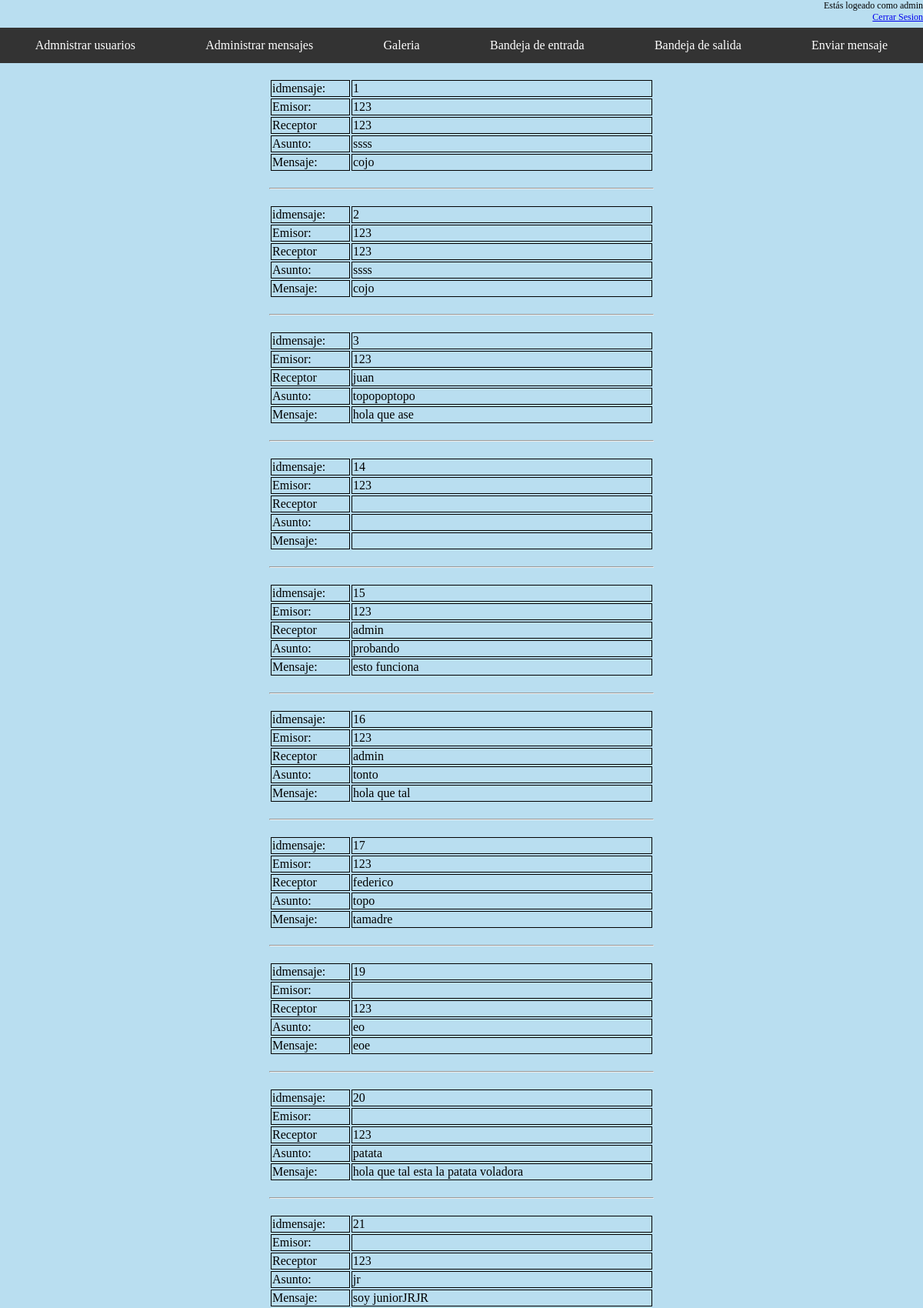
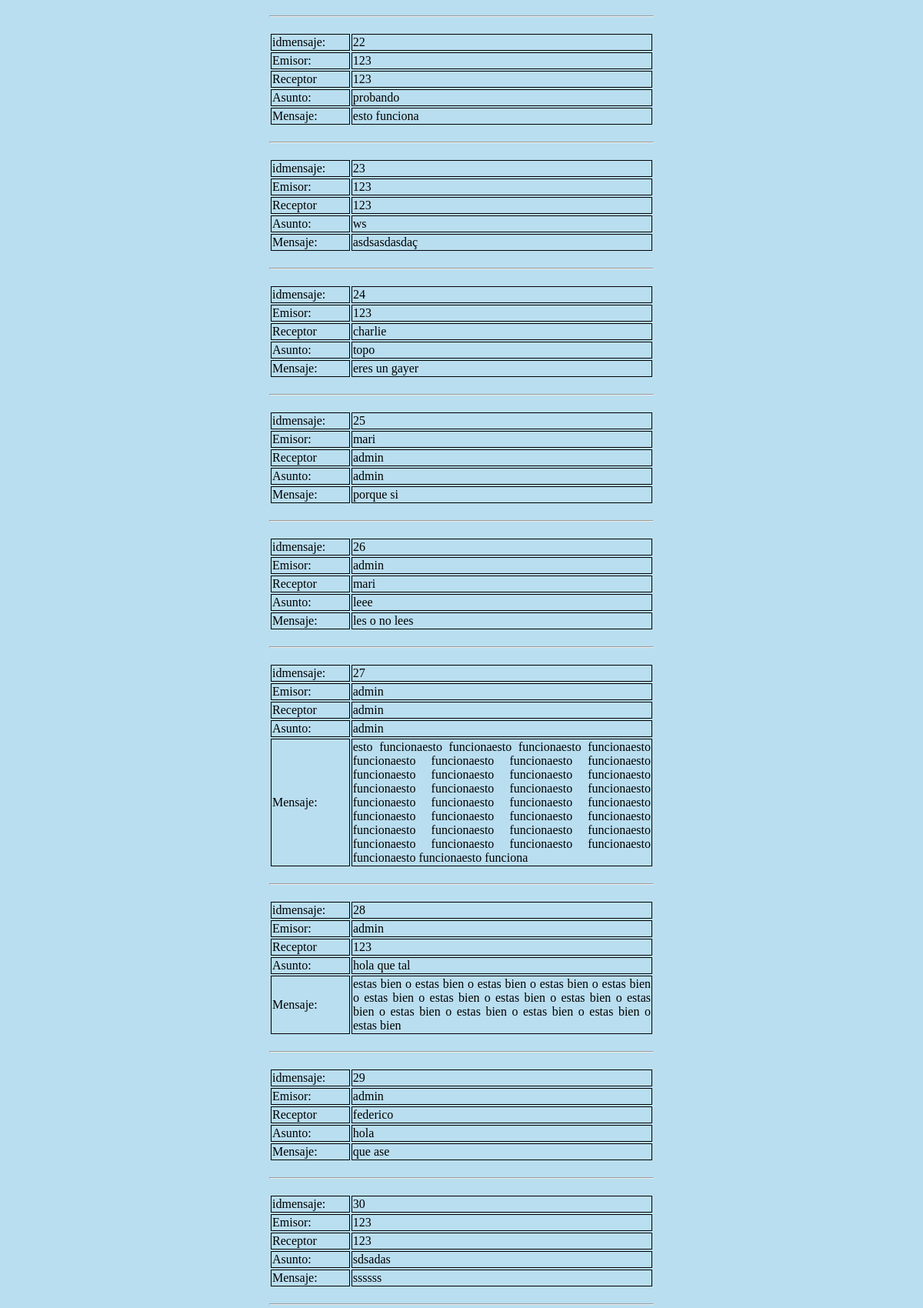
Screenshot of /PhpProyectoDaw2/View/mensajeBD.php (signed in, upper part) with the database file from the repository (2 pictures, top to bottom).
### tables this page shows
CREATE TABLE `mensaje` (
  `idmensaje` int(100) NOT NULL,
  `emisor` varchar(90) NOT NULL,
  `receptor` varchar(90) NOT NULL,
  `asunto` varchar(50) NOT NULL,
  `mensajes` blob NOT NULL,
  `estado` int(1) NOT NULL
);

### PhpProyectoDaw2/View/mensajeBD.php (the view, shortened to what this page needs)
<?php
$conexion = ProyectoDB::connectDB();
$consulta = $conexion->query("SELECT * FROM mensaje where 1");
?>
<!DOCTYPE html>
<html lang="es">
  <head>
    <link rel="stylesheet" type="text/css" href="./css/cssproyect.css">
  </head>
  <body>
    <?php include_once 'menu.php'; ?>
    <div class="mensajeCentrado">
      <?php
      while ($usuario = $consulta->fetchObject()) {
        ?>
        <table class="mens">
          <tr>
            <td class="ref">idmensaje: </td>
            <td class="contenido"><?= $usuario->idmensaje ?></td>
          </tr>
          <tr>
            <td class="ref">Emisor: </td>
            <td class="contenido"><?= $usuario->emisor ?></td>
          </tr>
          <tr>
            <td class="ref">Receptor</td>
            <td class="contenido"><?= $usuario->receptor ?></td>
          </tr>
          <tr>
            <td class="ref">Asunto: </td>
            <td class="contenido"><?= $usuario->asunto ?></td>
          </tr>
          <tr>
            <td class="ref">Mensaje: </td>
            <td class="contenido"><?= $usuario->mensajes ?></td>
          </tr>
        </table>
        <hr>
        <?php
      }
      ?>
    </div>
  </body>
</html>

### PhpProyectoDaw2/View/css/cssproyect.css (style rules this page uses)
* { margin:0 auto; }
html { position: relative; min-height: 100%; }
body { background-color: #b9def0; }
table.mens { margin:20px auto; width:500px; }
td.ref { width:100px; border:1px solid black; }
td.contenido { width:400px; border:1px solid black; }
div.mensajeCentrado { width:500px; margin-top:20px; margin-right:auto; text-align: justify; }

### rows the page displays
mensaje: idmensaje "1", emisor "123", receptor "123", asunto "ssss", mensajes "cojo"
mensaje: idmensaje "2", emisor "123", receptor "123", asunto "ssss", mensajes "cojo"
mensaje: idmensaje "3", emisor "123", receptor "juan", asunto "topopoptopo", mensajes "hola que ase"
mensaje: idmensaje "14", emisor "123"
mensaje: idmensaje "15", emisor "123", receptor "admin", asunto "probando", mensajes "esto funciona"
mensaje: idmensaje "16", emisor "123", receptor "admin", asunto "tonto", mensajes "hola que tal"
mensaje: idmensaje "17", emisor "123", receptor "federico", asunto "topo", mensajes "tamadre"
mensaje: idmensaje "19", receptor "123", asunto "eo", mensajes "eoe"
mensaje: idmensaje "20", receptor "123", asunto "patata", mensajes "hola que tal esta la patata voladora"
mensaje: idmensaje "21", receptor "123", asunto "jr", mensajes "soy juniorJRJR"
mensaje: idmensaje "22", emisor "123", receptor "123", asunto "probando", mensajes "esto funciona"
mensaje: idmensaje "23", emisor "123", receptor "123", asunto "ws", mensajes "asdsasdasdaç"
mensaje: idmensaje "24", emisor "123", receptor "charlie", asunto "topo", mensajes "eres un gayer"
mensaje: idmensaje "25", emisor "mari", receptor "admin", asunto "admin", mensajes "porque si"
mensaje: idmensaje "26", emisor "admin", receptor "mari", asunto "leee", mensajes "les o no lees"
mensaje: idmensaje "27", emisor "admin", receptor "admin", asunto "admin", mensajes "esto funcionaesto funcionaesto funcionaesto funcionaesto funcionaesto funcionaesto funcionaesto funcionaesto funcionaesto funcionaesto funcionaesto funcionaesto funcionaesto funcionaesto funcionaesto funcionaesto funcionaesto funcionaesto funcionaesto funcionaesto funcionaesto funcionaesto funcionaesto funcionaesto funcionaesto funcionaesto funcionaesto funcionaesto funcionaesto funcionaesto funcionaesto funcionaesto funcionaesto funcionaesto funciona"
mensaje: idmensaje "28", emisor "admin", receptor "123", asunto "hola que tal", mensajes "estas bien o estas bien o estas bien o estas bien o estas bien o estas bien o estas bien o estas bien o estas bien o estas bien o estas bien o estas bien o estas bien o estas bien o estas bien"
mensaje: idmensaje "29", emisor "admin", receptor "federico", asunto "hola", mensajes "que ase"
mensaje: idmensaje "30", emisor "123", receptor "123", asunto "sdsadas", mensajes "ssssss"

### other values shown
$_SESSION['username'] "admin"
